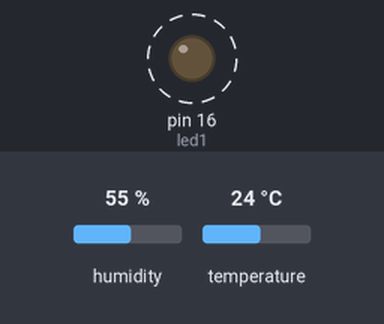
Simulated run of this program. Board: MicroPython board. Shown: output pins drawn as LEDs (lit = HIGH). Dashed ring = blinking. Inputs (shaded band) come from the test bench; at power-on: humidity 55 %, temperature 24 °C. What the program prints to the serial console is not drawn.

Above: at 0.5 s.
Timing chart, 0 to 4.7 s (numbered marks = the images above):
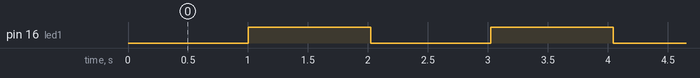

Measured:
- by itself, pin 16 (led1): alternates HIGH for 1.0 s and LOW for 1.0 s

The program:

electrodragon-temperature.py
```python
# Each measure temperature and humidity, and outputs onto serial port
# To see output, run the program, e.g.
# ampy -b 115200 -p COM5 -d 1 run electrodragon-temerature.py
#
# The Ctrl+C to exit program
#
# Open
import utime
import machine
import dht

from machine import Pin
def main():
    led1 = Pin(16, Pin.OUT)
    d = dht.DHT11(machine.Pin(14))
    enabled = False
    while True:
        if enabled:
            led1.on()
            d.measure()
            print(d.temperature())
            print(d.humidity())
        else:
            led1.off()
        utime.sleep_ms(1000)
        enabled = not enabled

if __name__ == '__main__':
    main()
```
